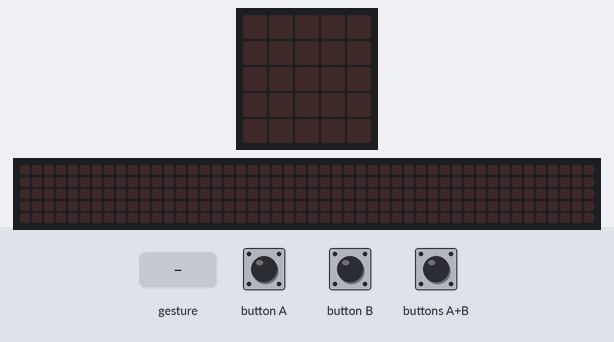
A program run on a simulated BBC micro:bit (MakeCode). Shown: the board's 5×5 LED display, a strip that is not on the board, showing the scrolling text unrolled. The inputs (shaded band) are chosen by the test bench. A tilt is held for 1.5 s and a shake lasts 1 s, then the board lies face up again; the 48×5 strip is a reading aid, not a part: it shows the text the display is scrolling, unrolled, one strip-width of it at a time.

Above: at 1.2 s.
1.3 s: button A pressed for 0.15 s
At 2.5 s:
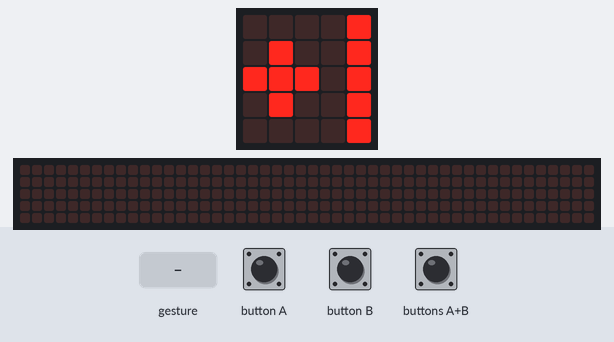
4.4 s: gesture 'shake'
At 4.67 s:
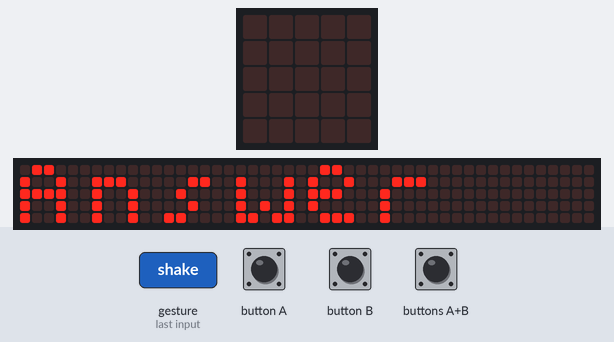
7.4 s: button B pressed for 0.15 s
10.5 s: buttons A+B pressed for 0.15 s
At 11.5 s:
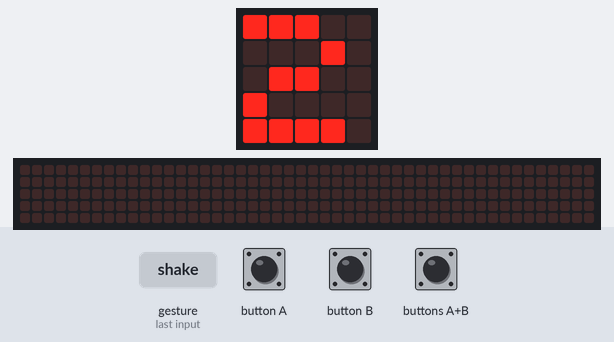
13.6 s: gesture 'shake'
At 13.87 s:
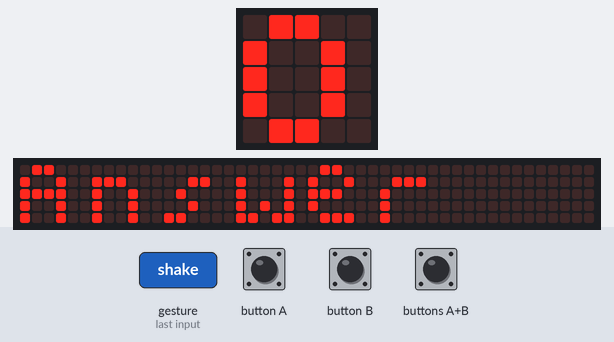
16.6 s: buttons A+B pressed for 1 s
At 21.2 s:
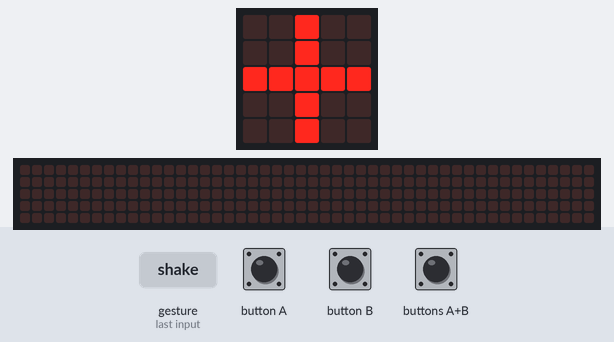

The program:

main.ts
```typescript
input.onButtonPressed(Button.A, function () {
    number_1 += 1
    basic.showLeds(`
        . . . . #
        . # . . #
        # # # . #
        . # . . #
        . . . . #
        `)
    basic.pause(1000)
    basic.showNumber(number_1)
    basic.pause(500)
    basic.clearScreen()
})
// select operation
input.onButtonPressed(Button.AB, function () {
    operation += 1
    if (operation == 1) {
        basic.showLeds(`
            . . # . .
            . . # . .
            # # # # #
            . . # . .
            . . # . .
            `)
        basic.pause(100)
        basic.clearScreen()
    }
    if (operation == 2) {
        basic.showLeds(`
            . . . . .
            . . . . .
            # # # # #
            . . . . .
            . . . . .
            `)
        basic.pause(100)
        basic.clearScreen()
    }
    if (operation == 3) {
        // multiplication
        basic.showLeds(`
            # . . . #
            . # . # .
            . . # . .
            . # . # .
            # . . . #
            `)
        basic.pause(100)
        basic.clearScreen()
    }
    if (operation == 4) {
        // division
        basic.showLeds(`
            . . # . .
            . . . . .
            # # # # #
            . . . . .
            . . # . .
            `)
        basic.pause(100)
        basic.clearScreen()
    }
    if (operation == 5) {
        // square root
        basic.showLeds(`
            . . . # #
            . . . # .
            # # . # .
            . . # # .
            . . # . .
            `)
        basic.pause(100)
        basic.clearScreen()
    }
    if (operation == 6) {
        // exponent
        basic.showLeds(`
            . . . . #
            . . # . #
            . # # . .
            . . # . .
            . # # # .
            `)
        basic.pause(100)
        basic.clearScreen()
    }
    if (operation >= 8) {
        operation = 0
    }
})
input.onButtonPressed(Button.B, function () {
    number_2 += 1
    basic.showLeds(`
        . . . . #
        . # . . #
        # # # . #
        . # . . #
        . . . . #
        `)
    basic.pause(1000)
    basic.showNumber(number_2)
    basic.pause(500)
    basic.clearScreen()
})
input.onGesture(Gesture.Shake, function () {
    basic.showString("Answer")
    if (operation == 1) {
        basic.showNumber(number_1 + number_2)
    }
    if (operation == 2) {
        basic.showNumber(number_1 - number_2)
    }
    if (operation == 3) {
        basic.showNumber(number_1 * number_2)
    }
    if (operation == 4) {
        basic.showNumber(number_1 / number_2)
    }
    if (operation == 5) {
        basic.showNumber(Math.sqrt(number_1))
    }
    if (operation == 6) {
        basic.showNumber(number_1 ** number_2)
    }
    basic.pause(1000)
    basic.clearScreen()
    operation = 0
    number_2 = 0
    number_1 = 0
})
let number_2 = 0
let number_1 = 0
let operation = 0
operation = 0
number_1 = 0
number_2 = 0
```

test.ts
```typescript
// tests go here; this will not be compiled when this package is used as an extension.
```

Measured:
- after the input at 1.3 s, the display: changes after 0.15 s (image 1)
- after the input at 4.4 s, the display: changes after 0.20 s (image 2)
- after the input at 13.6 s, the display: changes after 0.20 s (image 4)
- after the input at 16.6 s, the display: first differs from a run without the input after 3.5 s (image 5 shows a later state)
- what the display in image 1 shows lasts 1.4 s, from 1.5 s to 2.9 s
- what the display in image 3 shows lasts 0.8 s, from 10.9 s to 11.7 s
- what the display in image 5 shows lasts 0.5 s, from 20.9 s to 21.4 s
